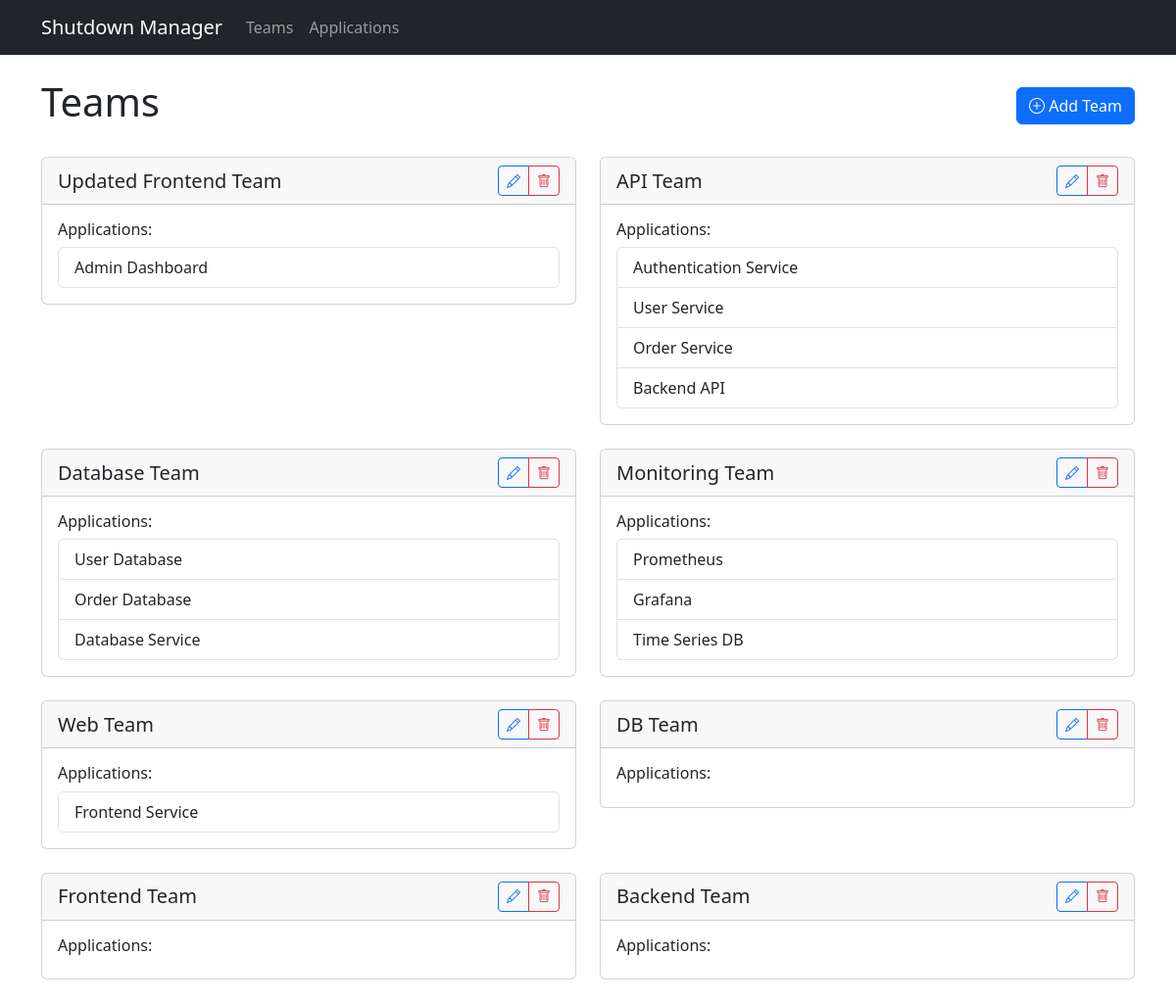
The page /teams on the database its author committed.
### app/models.py (models this page shows)
class Team(db.Model):
    id = db.Column(db.Integer, primary_key=True)
    name = db.Column(db.String(100), nullable=False, unique=True)
    applications = db.relationship('Application', backref='team', lazy=True)

class Application(db.Model):
    id = db.Column(db.Integer, primary_key=True)
    name = db.Column(db.String(100), nullable=False)
    team_id = db.Column(db.Integer, db.ForeignKey('team.id'), nullable=False)
    host = db.Column(db.String(255), nullable=False)
    port = db.Column(db.Integer)
    webui_url = db.Column(db.String(255))
    db_host = db.Column(db.String(255))
    shutdown_order = db.Column(db.Integer, nullable=False)
    status = db.Column(db.String(50), default='running')
    last_checked = db.Column(db.DateTime, default=datetime.utcnow)
    dependencies = db.relationship('ApplicationDependency',
                                 foreign_keys='ApplicationDependency.application_id',
                                 backref='application', lazy=True)

### app/routes.py (the view)
@main.route('/teams')
def teams():
    teams = Team.query.all()
    return render_template('teams.html', teams=teams)

### app/templates/teams.html (shortened to what this page needs)
{% extends "base.html" %}
{% block content %}
<div class="row">
    <div class="col-12">
        <div class="d-flex justify-content-between align-items-center mb-4">
            <h1>Teams</h1>
            <button class="btn btn-primary" data-bs-toggle="modal" data-bs-target="#addTeamModal">
                <i class="bi bi-plus-circle"></i> Add Team
            </button>
        </div>
        <div class="row">
            {% for team in teams %}
            <div class="col-md-6 mb-4">
                <div class="card">
                    <div class="card-header d-flex justify-content-between align-items-center">
                        <h5 class="card-title mb-0">{{ team.name }}</h5>
                        <div class="btn-group">
                            <button class="btn btn-sm btn-outline-primary" onclick="editTeam({{ team.id }}, '{{ team.name }}')">
                                <i class="bi bi-pencil"></i>
                            </button>
                            <button class="btn btn-sm btn-outline-danger" onclick="confirmDeleteTeam({{ team.id }}, '{{ team.name }}')">
                                <i class="bi bi-trash"></i>
                            </button>
                        </div>
                    </div>
                    <div class="card-body">
                        <h6>Applications:</h6>
                        <ul class="list-group">
                            {% for app in team.applications %}
                            <li class="list-group-item">{{ app.name }}</li>
                            {% endfor %}
                        </ul>
                    </div>
                </div>
            </div>
            {% endfor %}
        </div>
    </div>
</div>
{% endblock %}

### rows shown on the page
Team: name "Updated Frontend Team"
Application: name "Admin Dashboard"
Team: name "API Team"
Application: name "Authentication Service"
Application: name "User Service"
Application: name "Order Service"
Application: name "Backend API"
Team: name "Database Team"
Application: name "User Database"
Application: name "Order Database"
Application: name "Database Service"
Team: name "Monitoring Team"
Application: name "Prometheus"
Application: name "Grafana"
Application: name "Time Series DB"
Team: name "Web Team"
Application: name "Frontend Service"
Team: name "DB Team"
Team: name "Frontend Team"
Team: name "Backend Team"
